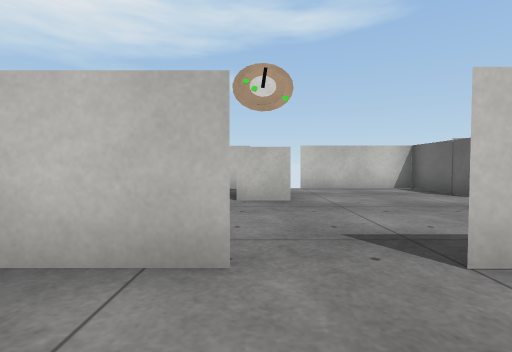
view 1 (above)

16 first-person views from a walk through a scene from a Unity 3-D project. The camera is 0.64 m above the floor, tilts 2° down and sees 85° across. Doors are open. The floor is counted in squares, 1 m on a side. Each view is taken from the middle of a square. On the plan, view 1 faces up. The plan holds only what a view shows up to about 9 squares ahead; the rest is blank. The player character is not drawn. Surface patterns are stand-ins for the level's own textures.

view 2
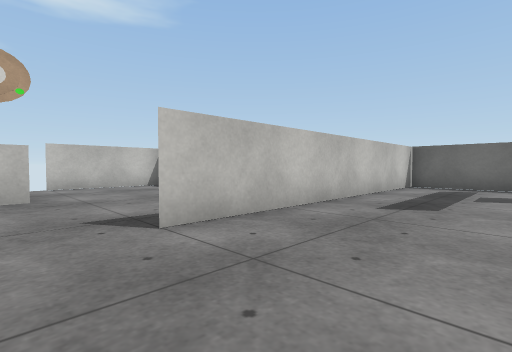

view 3
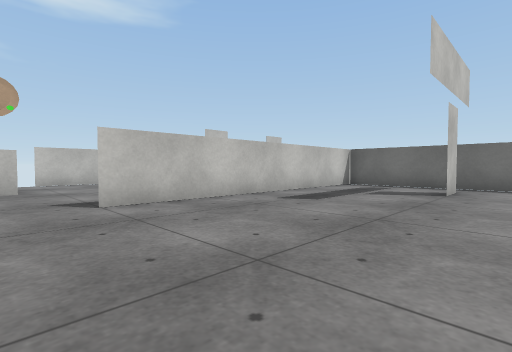

view 4
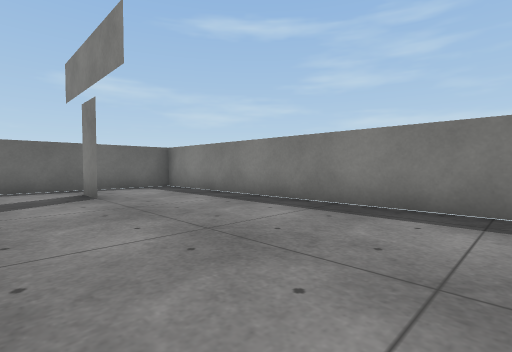

view 5
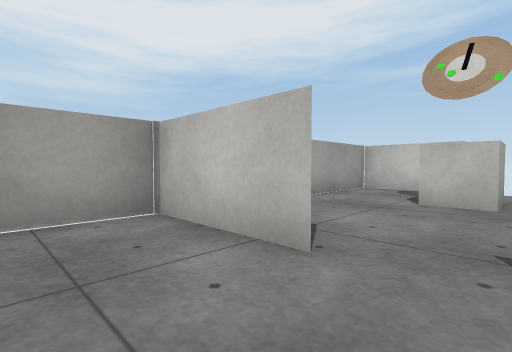

view 6
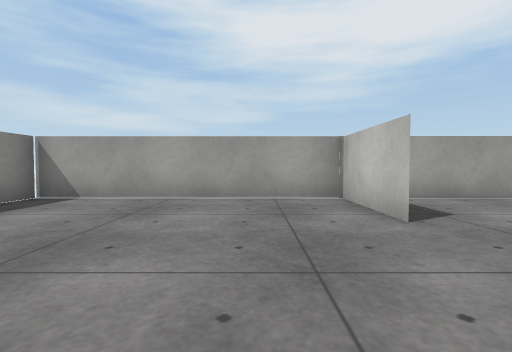

view 7
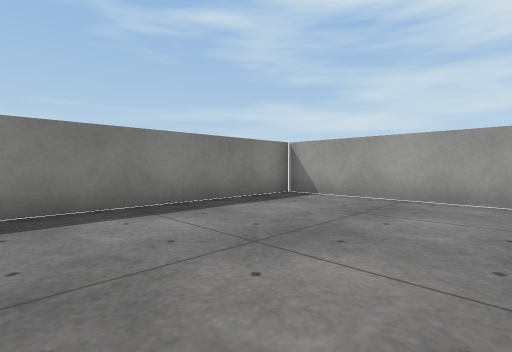

view 8
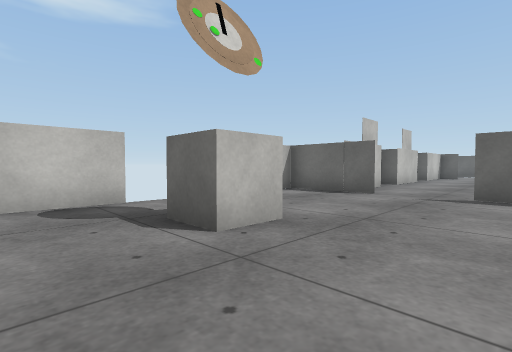

view 9
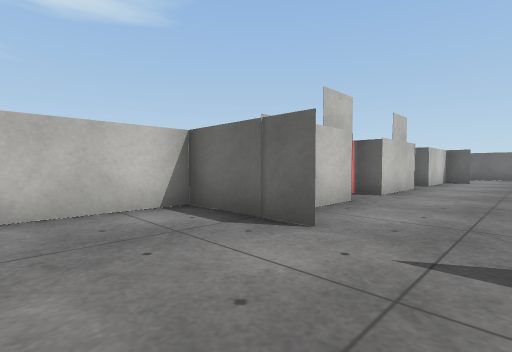

view 10
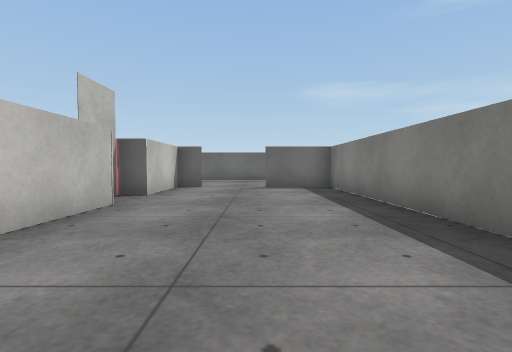

view 11
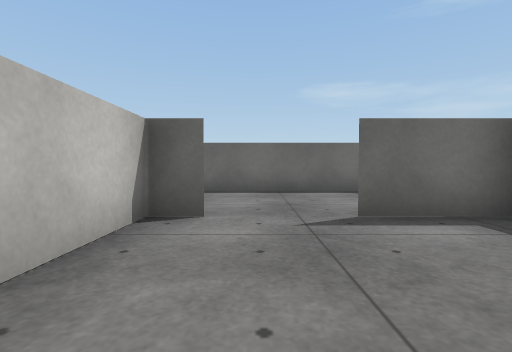

view 12
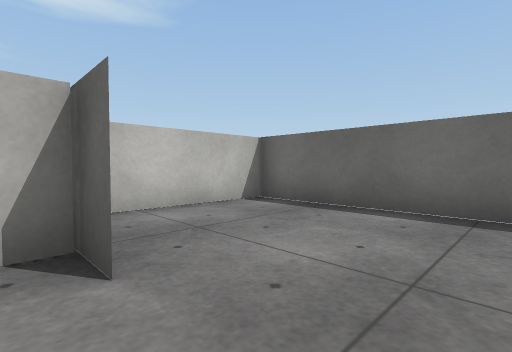

view 13
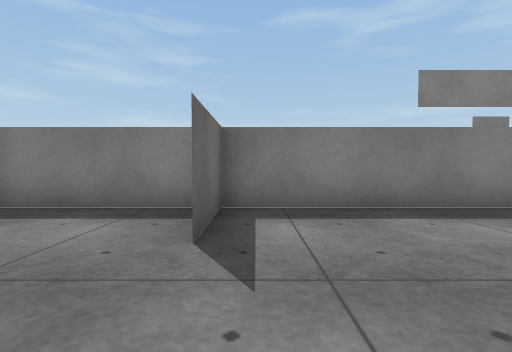

view 14
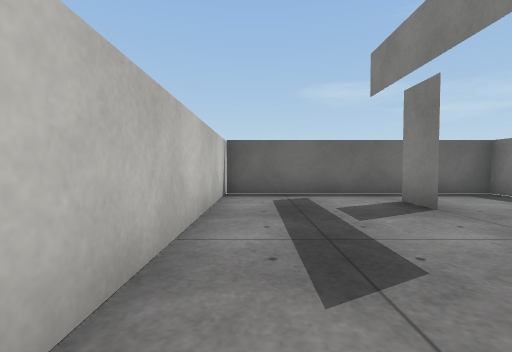

view 15
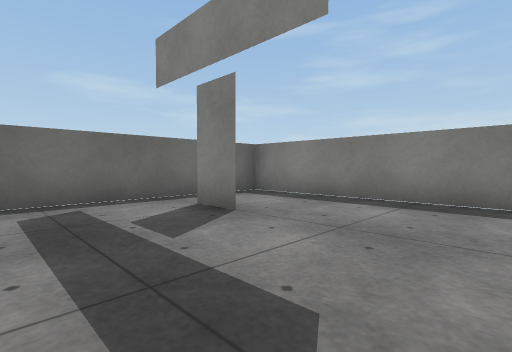

view 16
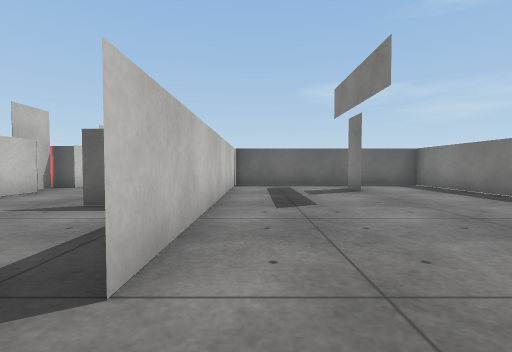

### Floor plan
Points are (right, up) in squares from view 1. A wall is a line through its corners. A room is listed if a view was taken in it or the views show most of it. See-through windows are left out.
Room 1 (views 1, 2, 3, 4, 5, 6, 7, 14, 15, 16)
walls: (7, -1.7) (8.1, -1.7) (7, -1.7); (-0.1, 1.7) (-2.6, 1.7) (-2.6, -4.4) (9.4, -4.4) (9.4, 1.8); (9.8, 1.7) (1.2, 1.7)
ways out: opening at (0.5, 2) to room 2
Room 2 (views 8, 9)
walls: (-0.1, 8.1) (-2.6, 8.1) (-2.6, 5.2); (4.5, 5.5) (4.5, 8.1) (1.2, 8.1); (-2.6, 5.1) (-2.6, 3); (4.5, 3.2) (4.5, 3.9); (5.4, 6.4) (4.4, 6.4)
ways out: opening at (0.5, 2) to room 1; opening at (5, 5) to room 3; open door at (0.5, 8)
objects: other object (0, 5) to (0, 6)
Room 3 (views 10, 11, 12, 13)
walls: (10.8, 6.4) (8.3, 6.4) (8.3, 7) (7.6, 7); (8.4, 1.7) (15, 1.7); (6.9, 6.4) (5.4, 6.4); (14.5, 5.6) (14.5, 6.4) (12.1, 6.4); (14.5, 1.6) (14.5, 3.8)
ways out: opening at (5, 5) to room 2; opening at (15, 4.5) to room 4
Room 4 (no view inside)
walls: (15, 1.7) (18, 1.7); (18.2, 2.2) (18.2, 8.1) (15.2, 8.1)
ways out: opening at (15, 4.5) to room 3

Positions as (right, up) in squares from view 1, and headings:
1: (0, 0), facing up
2: (0, -1), facing up-right
3: (0, -3), facing up-right
4: (1, 0), facing down-right
5: (1, 0), facing up-left
6: (3, 0), facing left
7: (3, 0), facing down-left
8: (-2, 3), facing up-right
9: (2, 4), facing up-right
10: (6, 4), facing right
11: (11, 5), facing right
12: (14, 4), facing up-right
13: (14, 6), facing down
14: (3, 1), facing right
15: (4, 1), facing down-right
16: (0, 1), facing right
